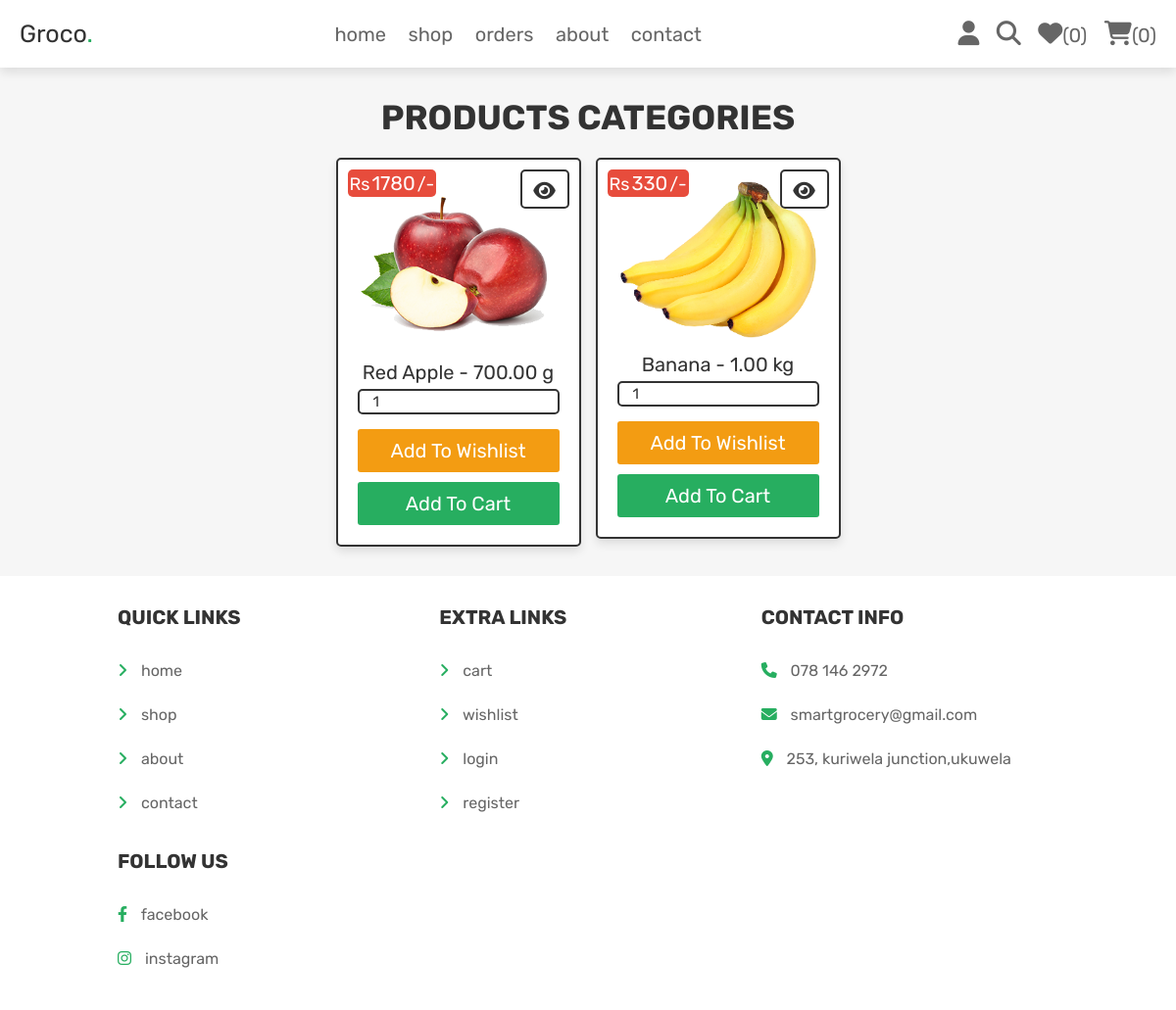
/category.php?category=fruits (signed in), run on the app's committed database.
### tables this page shows
CREATE TABLE `products` (
  `id` int(100) NOT NULL,
  `name` varchar(100) NOT NULL,
  `category` varchar(20) NOT NULL,
  `details` varchar(500) NOT NULL,
  `price` int(100) NOT NULL,
  `image` varchar(100) NOT NULL,
  `quantity` int(11) NOT NULL,
  `available` int(11) NOT NULL
);

### category.php (the view, shortened to what this page needs)
<?php
@include 'config.php';
?>
<!DOCTYPE html>
<html lang="en">
<head>
   <link rel="stylesheet" href="https://cdnjs.cloudflare.com/ajax/libs/font-awesome/6.1.1/css/all.min.css">
   <link rel="stylesheet" href="css/style.css">
</head>
<body>
<?php include 'header.php'; ?>
<section class="products">
   <h1 class="title">products categories</h1>
   <div class="box-container">
   <?php
      $category_name = $_GET['category'];
      $select_products = $conn->prepare("SELECT * FROM `products` WHERE category = ?");
      $select_products->execute([$category_name]);
      if($select_products->rowCount() > 0){
         while($fetch_products = $select_products->fetch(PDO::FETCH_ASSOC)){
   ?>
   <form action="" class="box" method="POST">
      <div class="price">Rs<span><?= $fetch_products['price']; ?></span>/-</div>
      <a href="view_page.php?pid=<?= $fetch_products['id']; ?>" class="fas fa-eye"></a>
      <img src="uploaded_img/<?= $fetch_products['image']; ?>" alt="">
      <div class="name"><?= $fetch_products['name']; ?></div>
      <input type="number" min="1" value="1" name="p_qty" class="qty">
      <input type="submit" value="add to wishlist" class="option-btn" name="add_to_wishlist">
      <input type="submit" value="add to cart" class="btn" name="add_to_cart">
   </form>
   <?php
         }
      }else{
         echo '<p class="empty">no products available!</p>';
      }
   ?>
   </div>
</section>
<?php include 'footer.php'; ?>
</body>
</html>

### css/style.css (style rules this page uses)
.products .box-container { display: grid; grid-template-columns: repeat(auto-fit, 25rem); gap:1.5rem; justify-content: center; align-items: flex-start; }
.products .box-container .box { padding:2rem; text-align: center; border:var(--border); background-color: var(--white); box-shadow: var(--box-shadow); border-radius: .5rem; position: relative; }
.products .box-container .box .price { position: absolute; top:1rem; left:1rem; padding:.2rem .2rem; border-radius: .5rem; background-color: var(--red); font-size: 1.8rem; color:var(--white); }
.products .box-container .box .price span { font-size: 2rem; color:var(--white); margin:0 .2rem; }
.products .box-container .box .fa-eye { position: absolute; top:1rem; right:1rem; border-radius: .5rem; height: 4.0rem; line-height: 4.0rem; width: 5rem; border:var(--border); color:var(--black); font-size: 2rem; background-color: var(--white); }
.products .box-container .box img { width: 100%; margin-bottom: 1rem; }
.products .box-container .box .name { font-size: 2rem; color:var(--black); padding:.1rem 8; }
.products .box-container .box .qty { margin:.5rem 0; border-radius: .5rem; padding:0.2rem 1.4rem; font-size: 1.5rem; color:var(--black); border:var(--border); width: 100%; }

### css/components.css (style rules this page uses)
:root { --green:#27ae60; --orange:#f39c12; --red:#e74c3c; --black:#333; --light-color:#666; --white:#fff; --light-bg:#f6f6f6; --border:.2rem solid var(--black); --box-shadow:0 .5rem 1rem rgba(0,0,0,.1); }
* { font-family: 'Rubik', sans-serif; margin:0; padding:0; box-sizing: border-box; outline: none; border:none; text-decoration: none; color:var(--black); }
body { background-color: var(--light-bg); }
html { font-size: 62.5%; overflow-x: hidden; scroll-behavior: smooth; scroll-padding-top: 6.5rem; }
section { padding:3rem 2rem; max-width: 1000px; margin:0 auto; }
.btn, .delete-btn, .option-btn { display: block; width: 100%; margin-top: 1rem; border-radius: .3rem; color:var(--white); font-size: 2rem; padding:1rem 1rem; text-transform: capitalize; cursor: pointer; text-align: center; }
.btn { background-color: var(--green); }
.option-btn { background-color: var(--orange); }
.title { text-align: center; margin-bottom: 2rem; text-transform: uppercase; color:var(--black); font-size: 3.5rem; }

### data on the page
products: price "1780", image (picture), name "Red Apple - 700.00 g"
products: price "330", image (picture), name "Banana - 1.00 kg"

### other printed values
$count_wishlist_items->rowCount() "0"
$count_cart_items->rowCount() "0"
